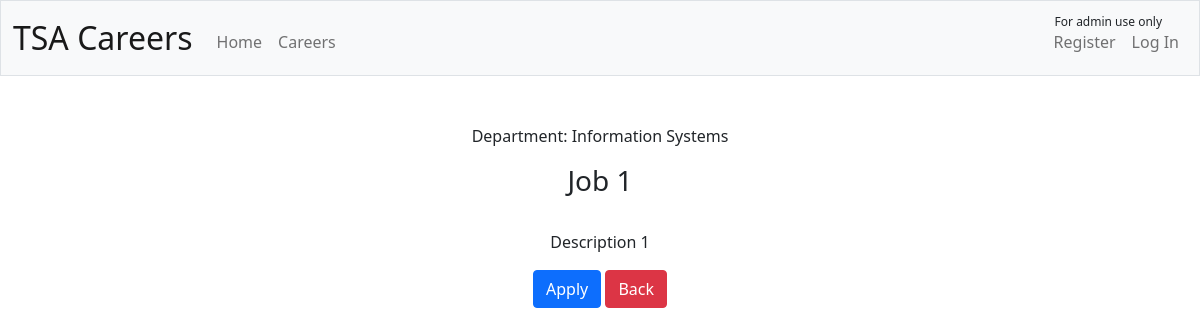
/job?job-read-more=4, run on the app's committed database.
### tables this page shows
CREATE TABLE 'departments' ('id' INTEGER PRIMARY KEY AUTOINCREMENT NOT NULL, 'name' TEXT);

CREATE TABLE 'jobs' ('id' INTEGER PRIMARY KEY AUTOINCREMENT NOT NULL, 'title' TEXT, 'description' TEXT,'dept_id' INTEGER, 'status' BOOLEAN NOT NULL DEFAULT 'false');

### app.py (the view)
@app.route("/job")
def job():
    if request.args:
        job_id = request.args['job-read-more']
        job = db.execute("SELECT * FROM jobs WHERE id=?", job_id)
    else:
        return apology("Invalid URL", 404)
    return render_template("/job.html", job=job, depts=depts)

### app.py (called while the page is built)
def check_session():
    if 'user_id' not in session:
        return redirect("/login.html")
    else:
        username = db.execute("SELECT username FROM users WHERE id = ?", session["user_id"])
        session['username'] = username[0]['username']

@app.before_request
def before_request():
    check_session()

@app.after_request
def after_request(response):
    response.headers["Cache-Control"] = "no-cache, no-store, must-revalidate"
    response.headers["Expires"] = 0
    response.headers["Pragma"] = "no-cache"
    return response

### templates/job.html (shortened to what this page needs)
{% extends "layout.html" %}
{% block main %}
    {% for item in job%}
        <div>
            <div class="mb-3">
                {% for dept in depts %}
                    {% if dept['id'] == item['dept_id'] %}
                        <div>Department: {{ dept['name'] }}</div>
                    {% endif %}
                {% endfor %}
            </div>
            <div class="mb-6">
                <h3>{{ item['title'] }}</h3>
            </div>
            <br>
            <div class="mb-3">
                <p>{{ item['description'] }}</p>
            </div>
            {% if session['user_id'] %}
                <div class="mb-3">
                    <label>Status:</label>
                    {% if item["status"] == "true" %}
                        Active
                    {% else %}
                        Draft
                    {% endif %}
                </div>
            {% else %}
                <a class="btn btn-primary" href="/apply">Apply</a>
                <a class="btn btn-danger" href="/">Back</a>
            {% endif %}
        </div>
    {% endfor %}
{% endblock %}

### data on the page
jobs: title "Job 1", description "Description 1"
departments: name "Information Systems"
